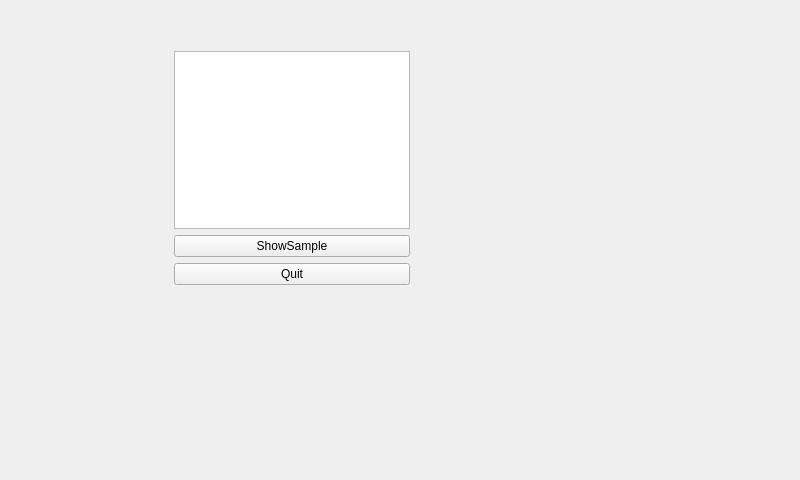
<?xml version="1.0" encoding="UTF-8"?>
<ui version="4.0">
 <class>ClubTenisPadel</class>
 <widget class="QMainWindow" name="ClubTenisPadel">
  <property name="geometry">
   <rect>
    <x>0</x>
    <y>0</y>
    <width>800</width>
    <height>480</height>
   </rect>
  </property>
  <property name="windowTitle">
   <string>clubTenisPadel</string>
  </property>
  <widget class="QWidget" name="centralWidget">
   <widget class="QWidget" name="">
    <property name="geometry">
     <rect>
      <x>163</x>
      <y>40</y>
      <width>258</width>
      <height>256</height>
     </rect>
    </property>
    <layout class="QVBoxLayout" name="verticalLayout">
     <item>
      <widget class="QTextEdit" name="textEdit"/>
     </item>
     <item>
      <widget class="QPushButton" name="sampleButton">
       <property name="text">
        <string>ShowSample</string>
       </property>
      </widget>
     </item>
     <item>
      <widget class="QPushButton" name="quitutton">
       <property name="text">
        <string>Quit</string>
       </property>
      </widget>
     </item>
    </layout>
   </widget>
  </widget>
 </widget>
 <layoutdefault spacing="6" margin="11"/>
 <resources/>
 <connections/>
</ui>
